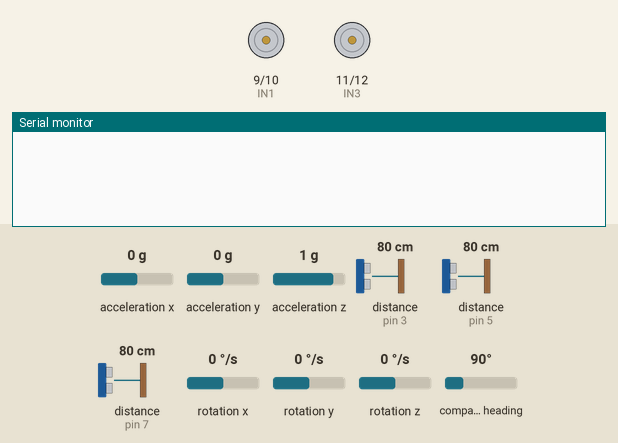
This sketch was run on a simulated Arduino Uno, built with avr-gcc and run on an emulated ATmega328P. Shown: motor-driver pin pairs drawn as motors (green arrow = first pin HIGH = forward, orange = second pin HIGH = backward, longer = more drive, scaled by the enable pin), the last lines printed to the serial monitor. The inputs (shaded band) are chosen by the test bench; at power-on: compass heading 90°, acceleration x 0 g, acceleration y 0 g, acceleration z 1 g, distance to the obstacle (sensors on pin 3, pin 5, pin 7) 80 cm, rotation x 0 °/s, rotation y 0 °/s, rotation z 0 °/s. The echo pulse lasts 58.3 µs per cm.

Above: at 0.01 s.
1.3 s: compass heading set to 85°
At 2.4 s:
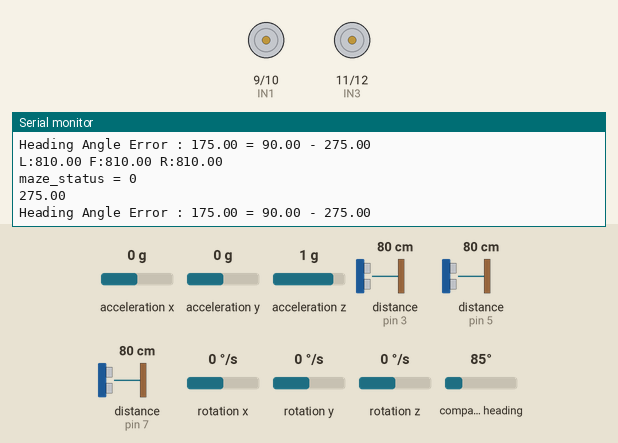
11.8 s: compass heading set to 90°
At 12.7 s:
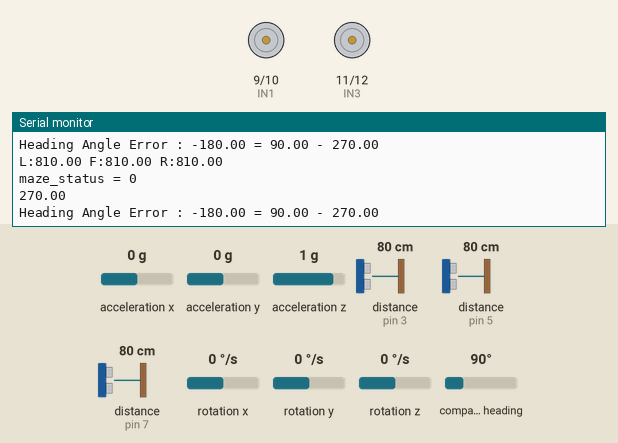
13.3 s: compass heading set to 7°
At 13.36 s:
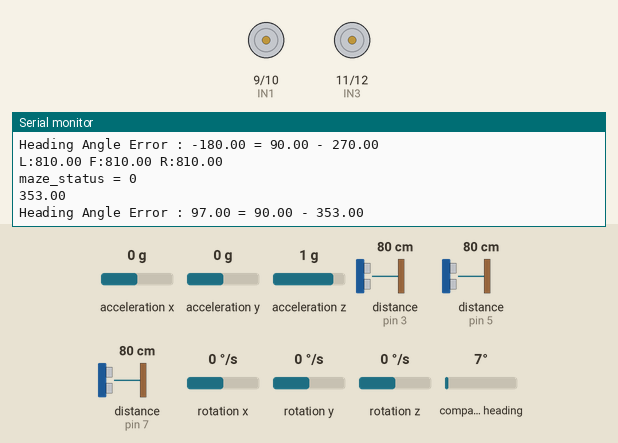
Timing chart, 0 to 15.8 s (numbered marks = the images above; inputs shaded):
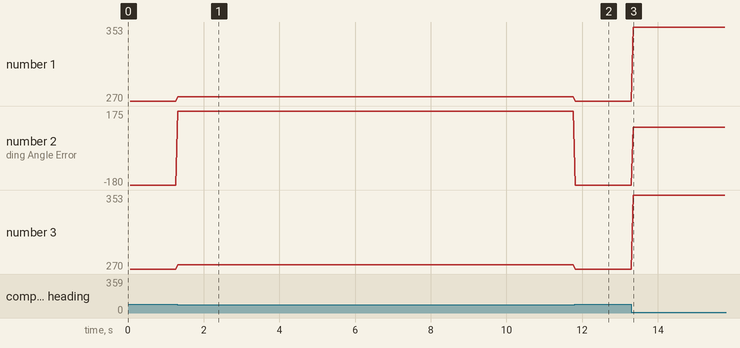

The sketch:

maze3_IMU1.ino
```cpp
/////////////////////////  IMU  //////////////////////////
#include <Wire.h>
#include <LSM303.h>

#define THERSHOLD_ANGLE 15
LSM303 compass;

float heading_angle = 0.0;
float initi_heading_angle = 0.0; // 초기 방향
float target_heading_angle = 90.0;
float heading_angle_error = 0.0; // error값
//////////////////////////sonar//////////////////////////
#include <NewPing.h>

#define SONAR_NUM 3      // Number of sensors.
#define MAX_DISTANCE 150 // Maximum distance (in cm) to ping.
#define WALL_GAP_DISTANCE      320 //mm 단위
#define WALL_GAP_DISTANCE_HALF 160 //mm 단위
#define MOTOR_PWM_OFFSET 10

#define Front 0
#define Left  1
#define Right 2

#define TRIG1 2   // 초음파 센서 1번 Trig 핀 번호 Front
#define ECHO1 3  // 초음파 센서 1번 Echo 핀 번호  Front

#define TRIG2 4   // 초음파 센서 2번 Trig 핀 번호 Left
#define ECHO2 5  // 초음파 센서 2번 Echo 핀 번호  Left

#define TRIG3 6   // 초음파 센서 3번 Trig 핀 번호 Right
#define ECHO3 7  // 초음파 센서 3번 Echo 핀 번호  Right

  NewPing sonar[SONAR_NUM] = {   // Sensor object array.
  NewPing(TRIG1, ECHO1, MAX_DISTANCE), // Each sensor's trigger pin, echo pin, and max distance to ping.
  NewPing(TRIG2, ECHO2, MAX_DISTANCE),
  NewPing(TRIG3, ECHO3, MAX_DISTANCE)


};

  float front_sonar  = 0.0;
  float left_sonar   = 0.0;
  float right_sonar  = 0.0;


///////////////////////// L298 /////////////////////////
#define ENA 8
#define IN1 9
#define IN2 10
#define IN3 11
#define IN4 12
#define ENB 13

///////////////////////// Maze Status /////////////////////////
int maze_status = 0;

void setup() {
  // put your setup code here, to run once:

  pinMode (ENA, OUTPUT);
  pinMode (IN1, OUTPUT);
  pinMode (IN2, OUTPUT);

  pinMode (IN3, OUTPUT);
  pinMode (IN4, OUTPUT);
  pinMode (ENB, OUTPUT);


  Serial.begin(115200); // 통신속도를 115200으로 정의함
  Wire.begin();
  compass.init();       // IMU initiallize
  compass.enableDefault();
   /*
  Calibration values; the default values of +/-32767 for each axis
  lead to an assumed magnetometer bias of 0. Use the Calibrate example
  program to determine appropriate values for your particular unit.
  */
  compass.m_min = (LSM303::vector<int16_t>){-32767, -32767, -32767};
  compass.m_max = (LSM303::vector<int16_t>){+32767, +32767, +32767};
}

void motor_A_control(int direction_a, int motor_speed_a) //모터 A의 방향(direction)과 속도(speed)제어
{
  if(direction_a == HIGH)
  {
    digitalWrite(IN1,HIGH);          //모터의 방향 제어
    digitalWrite(IN2,LOW);
    analogWrite(ENA,motor_speed_a);  //모터의 속도 제어
  }
  else
  {
    digitalWrite(IN1,LOW);
    digitalWrite(IN2,HIGH);
    analogWrite(ENA,motor_speed_a);
  }
}


void motor_B_control(int direction_b, int motor_speed_b) //모터 B의 방향(direction)과 속도(speed)제어
{
  if(direction_b == HIGH)
  {
    digitalWrite(IN3,HIGH);          //모터의 방향 제어
    digitalWrite(IN4,LOW);
    analogWrite(ENB,motor_speed_b);  //모터의 속도 제어
  }
  else
  {
    digitalWrite(IN3,LOW);
    digitalWrite(IN4,HIGH);
    analogWrite(ENB,motor_speed_b);
  }
}

void motor_L_control(int motor_speed_l) //모터 L의 속도(speed)제어
{
  if(motor_speed_l >= 0)
  {
    digitalWrite(IN3,HIGH);          //모터의 방향 제어
    digitalWrite(IN4,LOW);
    if(motor_speed_l >= 255) motor_speed_l = 255;
    analogWrite(ENB,motor_speed_l);  //모터의 속도 제어
  }
  else
  {
    digitalWrite(IN3,LOW);
    digitalWrite(IN4,HIGH);
    if(motor_speed_l <= -255) motor_speed_l = -255;
    analogWrite(ENB,-motor_speed_l);
  }
}

void motor_R_control(int motor_speed_r) //모터 R의 속도(speed)제어
{
  if(motor_speed_r >= 0)
  {
    digitalWrite(IN1,HIGH);          //모터의 방향 제어
    digitalWrite(IN2,LOW);
    if(motor_speed_r >= 255) motor_speed_r = 255;
    analogWrite(ENA,motor_speed_r);  //모터의 속도 제어
  }
  else
  {
    digitalWrite(IN1,LOW);
    digitalWrite(IN2,HIGH);
    if(motor_speed_r <= -255) motor_speed_r = -255;
    analogWrite(ENA,-motor_speed_r);
  }
}


void check_maze_status(void)
{
  if( (left_sonar>= 0) && (left_sonar <=WALL_GAP_DISTANCE_HALF  ) && (right_sonar>= 0) && (right_sonar <=WALL_GAP_DISTANCE_HALF  ) && (front_sonar>= 0) && (front_sonar <=WALL_GAP_DISTANCE_HALF  ))

  {
     maze_status = 4;
    Serial.println("maze_status = 4");
  }
  else if( (left_sonar>= 0) && (left_sonar <=WALL_GAP_DISTANCE_HALF  ) && (right_sonar>= 0) && (right_sonar <=WALL_GAP_DISTANCE_HALF  ) && (front_sonar >=WALL_GAP_DISTANCE_HALF  ) )
  {
    maze_status = 1; //왼쪽 오른쪽 가운데
    Serial.println("maze_status = 1");
  }
  else if( (left_sonar>= 0) && (left_sonar <= 200 ) && (front_sonar>= 0) && (front_sonar <=WALL_GAP_DISTANCE_HALF  ) )
  {
     maze_status = 2; // 왼쪽 가운데
    Serial.println("maze_status = 2");
  }
   else if( (right_sonar>= 0) && (right_sonar <= 200  ) && (front_sonar>= 0) && (front_sonar <=WALL_GAP_DISTANCE_HALF  ) )
  {
     maze_status = 3; //오른쪽 가운데
    Serial.println("maze_status = 3");
  }
  else
  {
    maze_status = 0;
    Serial.println("maze_status = 0");
  }
}
//먼저 left_pwm =0;  right_pwm =100; 으로 해서 왼쪽 오른쪽 방향 찾기
void wall_collision_avoid(int base_speed)
{
  float error = 0.0;
  float Kp = 0.5;       //나중에 조정해야 할 것
  int pwm_conrol = 0; // pwm을 0으로 초기화
  int right_pwm = 0;  // 모터속도 0으로 초기화
  int left_pwm = 0;   // 모터속도 0으로 초기화

  error = (right_sonar - left_sonar);
  error = Kp * error;

  if (error >=  35) error =  35;
  if (error <= -30) error = -30;

  right_pwm = (base_speed - error) * 1.8;
  left_pwm  = (base_speed + error) * 2;

  if(right_pwm <= 0) right_pwm = 0;
  if(left_pwm  <= 0) left_pwm  = 0;

  if(right_pwm >= 255) right_pwm = 255;
  if(left_pwm  >= 255) left_pwm  = 255;

  motor_A_control(HIGH,right_pwm); // 오른쪽 전진
  motor_B_control(HIGH,left_pwm);  // 왼쪽 전진

}
void imu_rotation(void)
{
  compass.read();
  float heading1 = compass.heading();
  compass.read();
  float heading2 = compass.heading();
  float heading = (heading1 + heading2)/2;


  heading = 360 - heading; //회전 좌표계를 반시계 방향으로 할 것
  Serial.println(heading);
  heading_angle_error = target_heading_angle - heading;

  if(heading_angle_error > 180)
  {
    heading_angle_error = heading_angle_error - 360;
  }

  else if(heading_angle_error < -180)
  {
    heading_angle_error = heading_angle_error + 360;
  }
  else
  {

  }

  Serial.print("Heading Angle Error : ");
  Serial.print(heading_angle_error); // heading angle error 표시
  Serial.print(" = ");
  Serial.print(target_heading_angle);
  Serial.print(" - ");
  Serial.println(heading);

 if(heading_angle_error > THERSHOLD_ANGLE) //반시계 방향으로 회전
  {
    motor_R_control(70);
    motor_L_control(-70);
  }

  else if((heading_angle_error >= THERSHOLD_ANGLE) && ( heading_angle_error <= THERSHOLD_ANGLE)) // 정지
  {
    motor_R_control(0);
    motor_L_control(0);
  }
  else // heading_angle_error < -2 시계방향으로 회전
  {
    motor_R_control(-70);
    motor_L_control(70);
  }
}
void loop()
{
  // put your main code here, to run repeatedly:

  float front_sonar1 = sonar[Front].ping_cm()*10;   // 전방 센서 측정
  float left_sonar1  = sonar[Left].ping_cm()*10;    // 좌측 센서 측정
  float right_sonar1 = sonar[Right].ping_cm()*10;   // 우측 센서 측정

  float front_sonar2 = sonar[Front].ping_cm()*10;   // 전방 센서 측정
  float left_sonar2  = sonar[Left].ping_cm()*10;    // 좌측 센서 측정
  float right_sonar2 = sonar[Right].ping_cm()*10;   // 우측 센서 측정

  float front_sonar3 = sonar[Front].ping_cm()*10;   // 전방 센서 측정
  float left_sonar3  = sonar[Left].ping_cm()*10;    // 좌측 센서 측정
  float right_sonar3 = sonar[Right].ping_cm()*10;   // 우측 센서 측정

  front_sonar = (front_sonar1 + front_sonar2 + front_sonar3)/3;
  left_sonar  = (left_sonar1 + left_sonar2 + left_sonar3)/3;
  right_sonar = (right_sonar1 + right_sonar2 + right_sonar3)/3;

  if(front_sonar == 0.0) front_sonar = MAX_DISTANCE*10;   // 0.0 출력이 최댓값이므로
  if(left_sonar  == 0.0) left_sonar = MAX_DISTANCE*10;
  if(right_sonar == 0.0) right_sonar = MAX_DISTANCE*10;

  Serial.print("L:");Serial.print(left_sonar); Serial.print(" ");
  Serial.print("F:");Serial.print(front_sonar); Serial.print(" ");
  Serial.print("R:");Serial.println(right_sonar);


  check_maze_status();

  imu_rotation();


  /* if(maze_status == 4)
  {


    //180회전을 한다
    Serial.println("Rotate CCW");
    motor_A_control(HIGH,87); // 오른쪽 전진
    motor_B_control(LOW,110); // 오른쪽 후진
    delay(1798);

  }
  else if( maze_status == 1)
  { // 좌우 벽만 있을 때 직전
    Serial.println("run straight");
    wall_collision_avoid(80);
  }

   else if( maze_status == 2) // 왼쪽 가운데
  {
  // 시계방향 90
    Serial.println("Rotate CCW");
    motor_A_control(LOW,80);  // 오른쪽 후진
    motor_B_control(HIGH,100);  // 왼쪽은 전진
    delay(940);               // 일정한 시간 동안 회전


  }
   else if ( maze_status == 3)
  {

   // 90도 회전 반시계 방향으로 회전
    Serial.println("Rotate CCW");
    motor_A_control(HIGH,100);  // 오른쪽 직진
    motor_B_control(LOW,100);  // 왼쪽은 후진
    delay(820);               // 일정한 시간 동안 회전

  }
   else if ( maze_status == 0)
  {
    Serial.println("Go straight");
    motor_A_control(HIGH,90);
    motor_B_control(HIGH,110);

  }
  else
  {
    Serial.println("Go straight");
    wall_collision_avoid(80);
  }*/

}
```

Measured:
- the behaviour switches between 90 and 89° on compass heading (found by bisection; images 0 and 1)
- after the input at 1.3 s, the serial monitor: prints a new line at once (image 1)
- after the input at 11.8 s, the serial monitor: prints a new line at once (image 2)
- after the input at 13.3 s, the serial monitor: prints a new line after 0.05 s (image 3)
- plotted number 1: 270 → 275 after the input at 1.3 s, 275 → 270 after the input at 11.8 s, 270 → 353 after the input at 13.3 s
- plotted number 2: -180 → 175 after the input at 1.3 s, 175 → -180 after the input at 11.8 s, -180 → 97 after the input at 13.3 s
- plotted number 3: 270 → 275 after the input at 1.3 s, 275 → 270 after the input at 11.8 s, 270 → 353 after the input at 13.3 s
